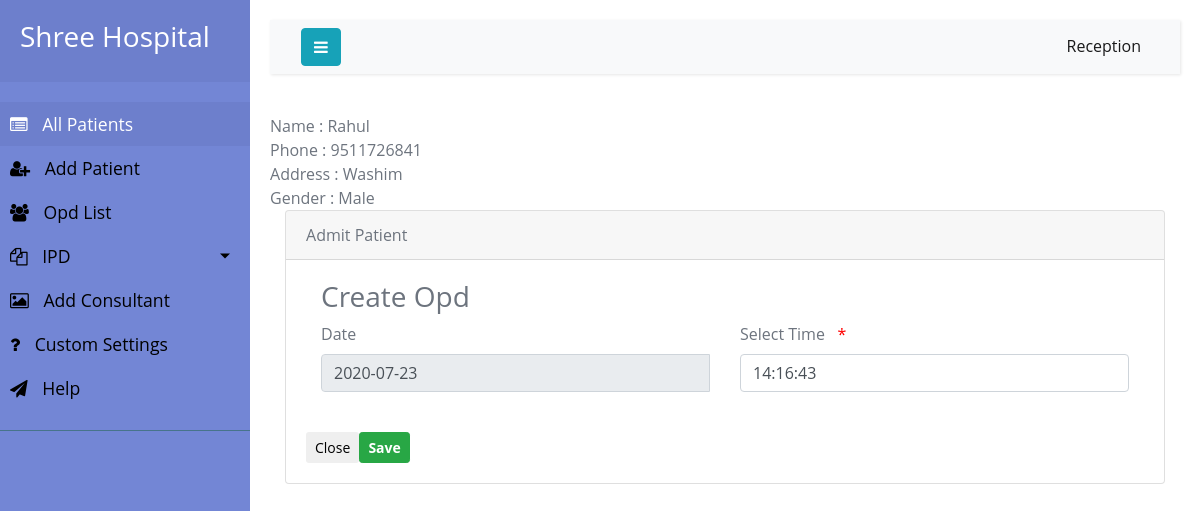
The app's page /1/appointment/ (signed in) with its own data.
### hospi/models.py (models this page shows)
class Patient(models.Model):
    firstname = models.CharField(max_length=200)
    lastname = models.CharField(max_length=200)
    phone = models.CharField(max_length=20)
    alternate_phone = models.CharField(max_length=20)
    address = models.TextField()
    patient_id = models.AutoField(primary_key=True)
    gender = models.CharField(max_length=6, choices=Gender)

### hospi/views.py (the view)
# urls.py: re_path(r'^(?P<patient_id>\d+)/appointment/$', my_patient.createappointment, name='appointment'),
@login_required
def createappointment(request,patient_id):
    object =  get_object_or_404(Patient, pk=patient_id)
    if request.POST:
        form = OpdForm(request.POST)
        if form.is_valid():
            inves = form.save(commit=False)
            inves.object = object
            inves.save()
            return HttpResponseRedirect(reverse('opdlist'))
        else:
            return HttpResponse(form.errors)
    else:
        form = OpdForm()
        return render(request, 'appointment.html', {'form': form,'object': object,})

### hospi/forms.py
class OpdForm(ModelForm):
    class Meta:
        model = Opd
        fields = '__all__'

### hospi/templates/appointment.html (shortened to what this page needs)
{% extends 'layout.html' %} {% load widget_tweaks %} {% block title %} OPD {% endblock %} {% block body %}
<section>
	<div class="card-panel">	<span class="blue-text text-darken-2">Name : {{object.firstname}}</span>
		<br>	<span class="blue-text text-darken-2">Phone : {{ object.phone  }}</span>
		<br>	<span class="blue-text text-darken-2">Address : {{ object.address  }}</span>
		<br>	<span class="blue-text text-darken-2">Gender : {{ object.gender  }}</span>
		<br>
	</div>
	<div class="col-lg-12">
		<div class="card">
			<div class="card-header">
				<header>Admit Patient</header>
			</div>
			<div class="card-body">
				<div class="card-panel">
				<form class="col s12" role="form" method="post" enctype="multipart/form-data">{% csrf_token %}
																	<div class="row">
																		<div class="col-lg-12 b-r">
																			<h3 class="m-t-none m-b">Create Opd </h3>
																		</div>
																	</div>
																	<div class="row">
																		<div class="col-lg-6">
																			<div class="form-group">
																				<label>Date</label>
																				<div class="input-group date">
																					{{ form.date| add_class:'datepicker form-control' }}
																				</div>
																			</div>
																		</div>
																		<div class="col-lg-6">
																			<div class="form-group" id="notesTimeId">
																				<label>Select Time &nbsp <span
																						style="color: red">*</span>
																				</label>
																				<div data-placement="bottom"
																					data-align="bottom"
																					data-autoclose="true">
																					{{ form.time| add_class:'clockpicker form-control' }}
																				</div>
																			</div>
																		</div>
																	</div>
																	<div class="row">
																		<div>
																			<button id="saveNotesNewId"
																				class="btn btn-sm btn-success pull-right m-t-n-xs"
																				value="SUBMIT" type="submit">
																				<strong>Save</strong>
																			</button>
																			<button type="button"
																				class="btn btn-white btn-sm"
																				data-dismiss="modal">Close</button>
																		</div>
																	</div>
																</form>
			</div>
		</div>
	</div>
</div>
</section>
{% endblock %}

### hospi/static/css/style4.css (style rules this page uses)
body { font-family: 'Poppins', sans-serif; background: #fafafa; }
i, span { display: inline-block; }

### hospi/static/css/classic.css (style rules this page uses)
.picker__input { cursor: default; }

### hospi/templates/layout.html (style rules this page uses)
body { color: #6d747e; font-family: 'Open Sans', sans-serif; font-size: 16px; line-height: 1.5em; }
.input-group .form-control { float: left; margin-bottom: 0; position: relative; z-index: 2; }

### records on screen
Patient: firstname "Rahul", phone "9511726841", address "Washim", gender "Male"
